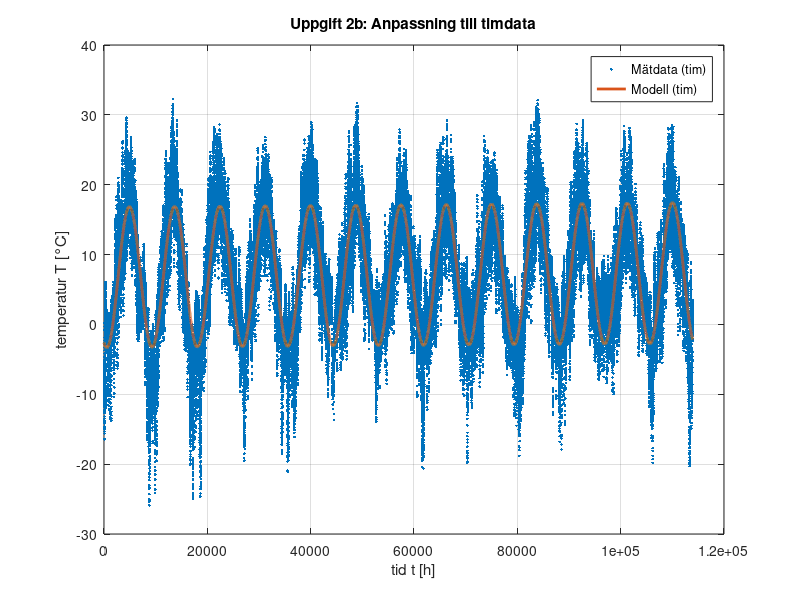
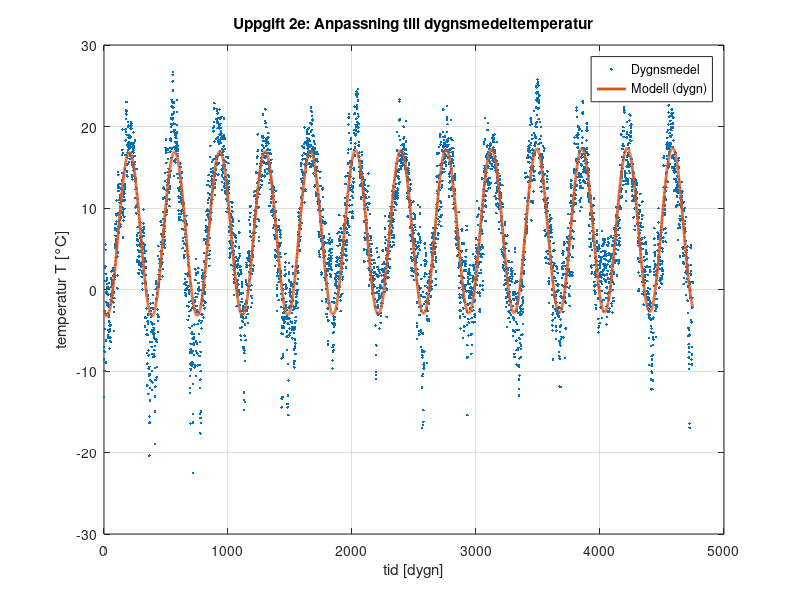

Write the MATLAB code that produced these figures, in order.
function MKV
    clear; close all; clc;

    %% Läs in data
    load('STHLMARN2021');      % antar att vektorn Td finns
    Td = Td(:);                % säkerställ kolonnvektor
    N  = length(Td);

    % Tidsvektor i timmar från 1 jan 2009 kl 00:00
    t = (0:N-1)';              % [h]

    %% === Uppgift 2b: Anpassa modellen (2) till timdata ===
    % Modell (2): T(t) = c1 + c2*t + A0*sin(ωt) + A1*cos(ωt)
    omega_h = 2*pi/(365*24);   % [rad/h], ett år

    A = [ones(N,1), t, sin(omega_h*t), cos(omega_h*t)];
    c = A \ Td;                % minstakvadratlösning

    c1 = c(1);
    c2 = c(2);
    A0 = c(3);
    A1 = c(4);

    % Amplitud och fasförskjutning (modell (1): c3, ts)
    c3  = sqrt(A0^2 + A1^2);
    phi = atan2(-A1, A0);      % fasvinkel φ = ω * ts
    ts  = phi / omega_h;       % [h]
    ts_dagar = ts / 24;        % [dygn]

    % Modellvärden för timdata
    Tmod_h = c1 + c2*t + A0*sin(omega_h*t) + A1*cos(omega_h*t);

    % Plotta timdata + modell (2b)
    figure;
    plot(t, Td, '.', 'DisplayName', 'Mätdata (tim)');
    hold on;
    plot(t, Tmod_h, 'LineWidth', 2, 'DisplayName', 'Modell (tim)');
    xlabel('tid t [h]');
    ylabel('temperatur T [°C]');
    legend('Location','best');
    grid on;
    title('Uppgift 2b: Anpassning till timdata');

    fprintf('--- Uppgift 2b ---\n');
    fprintf('c1 = %.3f\n', c1);
    fprintf('c2 = %.6g (°C per timme)\n', c2);
    fprintf('c3 = %.3f (amplitud)\n', c3);
    fprintf('ts = %.1f h (≈ %.1f dygn)\n\n', ts, ts_dagar);

    %% === Uppgift 2c: Normen av residualen för timdata ===
    r_h = Td - Tmod_h;
    resnorm_h = norm(r_h);     % ||Td - Tmod||_2

    fprintf('--- Uppgift 2c ---\n');
    fprintf('Residualnorm timdata: ||Td - Tmod||_2 = %.3f\n\n', resnorm_h);

    %% === Uppgift 2d: Långsiktig trend 2009–2021 ===
    % c2 är lutningen i °C per timme.
    % Omvandla till °C per år för tolkning:
    grad_per_ar = c2 * 24 * 365;

    fprintf('--- Uppgift 2d ---\n');
    fprintf('Trend: %.4f °C per år\n', grad_per_ar);
    fprintf('Positivt värde => långsiktig ökning, negativt => minskning.\n\n');

    %% === Uppgift 2e: Anpassa modellen till dygnsmedeltemperatur ===
    omega_d = 2*pi/365;        % [rad/dygn]

    % Räkna ut dygnsmedeltemperaturer
    % N bör vara delbart med 24
    Td_mat = reshape(Td, 24, []);       % 24 x antal_dygn
    Td_dygn = mean(Td_mat, 1)';         % (antal_dygn x 1)
    Nd = length(Td_dygn);

    t_dygn = (0:Nd-1)';                 % t i dygn

    % Designmatris för dygnsmedeldata
    A_d = [ones(Nd,1), t_dygn, sin(omega_d*t_dygn), cos(omega_d*t_dygn)];
    c_d = A_d \ Td_dygn;

    c1_d = c_d(1);
    c2_d = c_d(2);
    A0_d = c_d(3);
    A1_d = c_d(4);

    c3_d  = sqrt(A0_d^2 + A1_d^2);
    phi_d = atan2(-A1_d, A0_d);
    ts_d  = phi_d / omega_d;          % [dygn]

    % Modellvärden för dygnsdata
    Tmod_d = c1_d + c2_d*t_dygn + A0_d*sin(omega_d*t_dygn) + A1_d*cos(omega_d*t_dygn);

    % Plotta dygnsmedel + modell (2e)
    figure;
    plot(t_dygn, Td_dygn, '.', 'DisplayName', 'Dygnsmedel');
    hold on;
    plot(t_dygn, Tmod_d, 'LineWidth', 2, 'DisplayName', 'Modell (dygn)');
    xlabel('tid [dygn]');
    ylabel('temperatur T [°C]');
    legend('Location','best');
    grid on;
    title('Uppgift 2e: Anpassning till dygnsmedeltemperatur');

    % Residualnorm för dygnsdata
    r_d = Td_dygn - Tmod_d;
    resnorm_d = norm(r_d);

    fprintf('--- Uppgift 2e ---\n');
    fprintf('c1_d = %.3f\n', c1_d);
    fprintf('c2_d = %.6g (°C per dygn)\n', c2_d);
    fprintf('c3_d = %.3f\n', c3_d);
    fprintf('ts_d = %.1f dygn\n', ts_d);
    fprintf('Residualnorm dygnsmedel: ||Td - Tmod||_2 = %.3f\n', resnorm_d);
    fprintf('Jämför residualnormen här med den i 2c.\n');
end